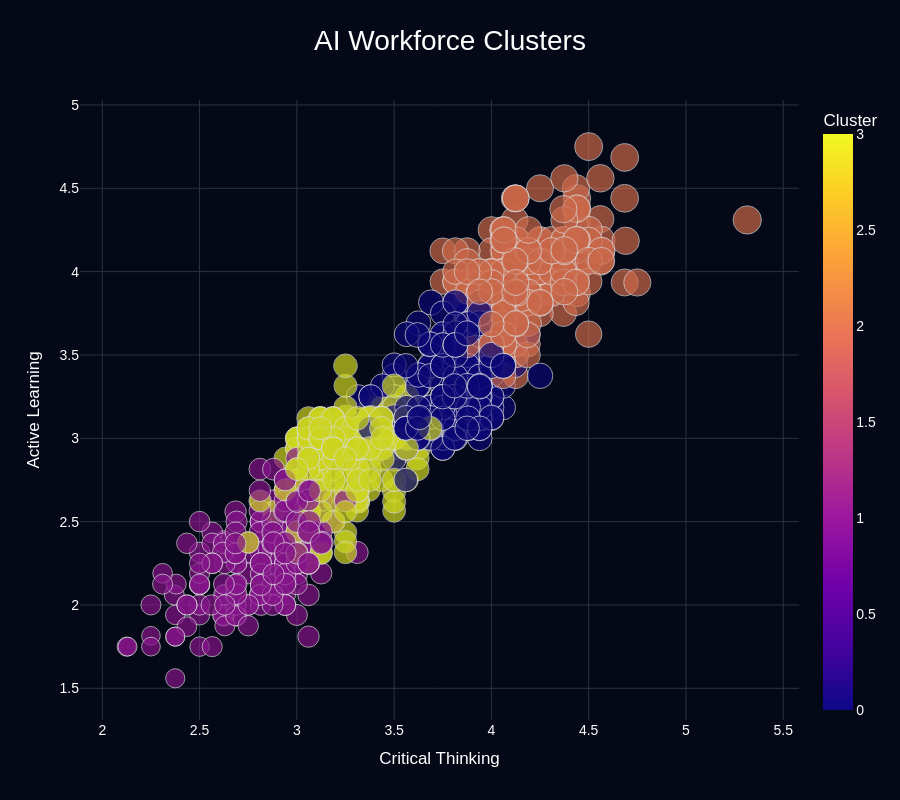

The notebook cell this image was saved under:
### Code cell
fig.update_layout(

    title={
        "text": "AI Workforce Clusters",
        "x": 0.5,
        "xanchor": "center"
    },

    title_font_size=28,

    xaxis_title="Critical Thinking",

    yaxis_title="Active Learning",

    plot_bgcolor="#050816",

    paper_bgcolor="#050816",

    font=dict(
        family="Arial",
        color="white",
        size=14
    ),

    legend_title="Cluster",

    height=800
)

### Figure 1 — Plotly figure (JSON) as saved in the notebook; plotly's stock layout.template omitted (floating-point values rounded to 4 significant figures; data arrays with more than 128 entries replaced by an {"elided": "..."} marker saying what was removed)
{"data": [{"customdata": {"elided": "894x2 float values"}, "hovertemplate": "<b>%{hovertext}</b><br><br>Critical Thinking=%{x}<br>Active Learning=%{y}<br>AI Enhancement Score=%{customdata[0]:.2f}<br>Cluster=%{marker.color}<extra></extra>", "hovertext": {"elided": "894 str values"}, "legendgroup": "", "marker": {"color": {"elided": "894 int values"}, "coloraxis": "coloraxis", "size": {"elided": "894 float values"}, "sizemode": "area", "sizeref": 0.01202, "symbol": "circle", "line": {"color": "white", "width": 1}}, "mode": "markers", "name": "", "orientation": "v", "showlegend": false, "x": {"elided": "894 float values"}, "xaxis": "x", "y": {"elided": "894 float values"}, "yaxis": "y", "type": "scatter", "opacity": 0.85}], "layout": {"xaxis": {"anchor": "y", "domain": [0.0, 1.0], "title": {"text": "Critical Thinking"}}, "yaxis": {"anchor": "x", "domain": [0.0, 1.0], "title": {"text": "Active Learning"}}, "coloraxis": {"colorbar": {"title": {"text": "Cluster"}}, "colorscale": [[0.0, "#0d0887"], [0.1111, "#46039f"], [0.2222, "#7201a8"], [0.3333, "#9c179e"], [0.4444, "#bd3786"], [0.5556, "#d8576b"], [0.6667, "#ed7953"], [0.7778, "#fb9f3a"], [0.8889, "#fdca26"], [1.0, "#f0f921"]]}, "legend": {"tracegroupgap": 0, "itemsizing": "constant", "title": {"text": "Cluster"}}, "title": {"text": "AI Workforce Clusters", "x": 0.5, "font": {"size": 28}, "xanchor": "center"}, "font": {"color": "white", "size": 14, "family": "Arial"}, "plot_bgcolor": "#050816", "paper_bgcolor": "#050816", "height": 800}}
